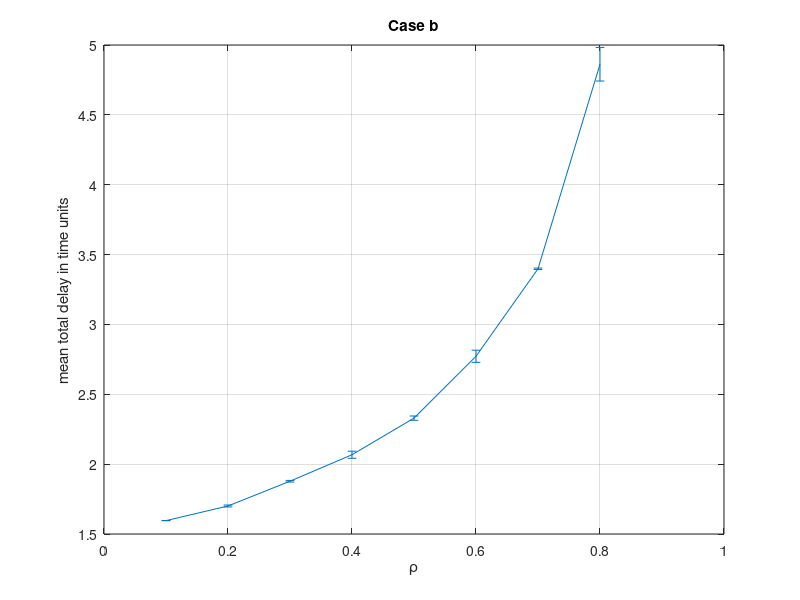
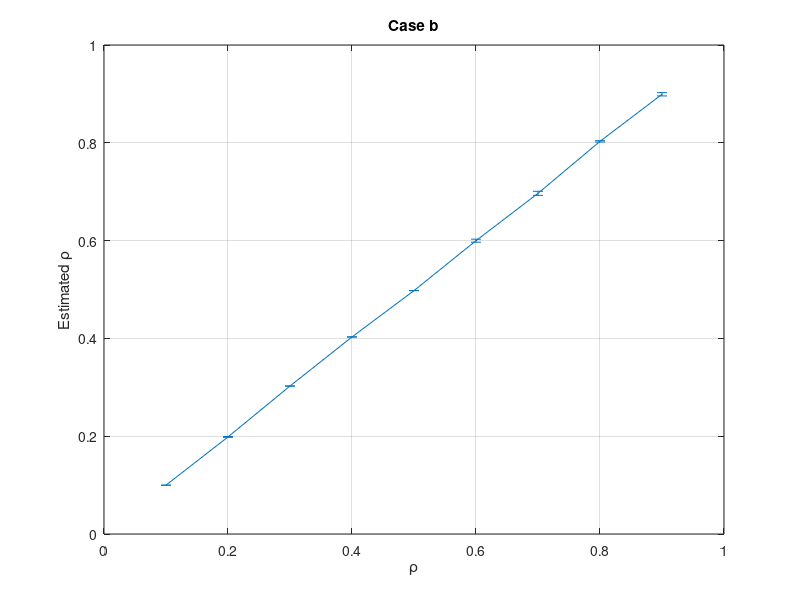

MATLAB code for these plots, in order:
% Plot queue results
clear
load('demg1.mat')

mean_dl = mean(avg_total_dl, 1);
mean_rho = mean(rho_est, 1);
ci_dl = 1.96*std(avg_total_dl, 0, 1)/sqrt(10);
ci_rho = 1.96*std(rho_est, 0, 1)/sqrt(10);

figure, errorbar(rho_vec(1:end-1), mean_dl(1:end-1), ci_dl(1:end-1))
grid on, title('Case b'), xlabel('\rho'),
ylabel('mean total delay in time units')

figure, errorbar(rho_vec, mean_rho, ci_rho), grid on, title('Case b'), xlabel('\rho'),
ylabel('Estimated \rho')
